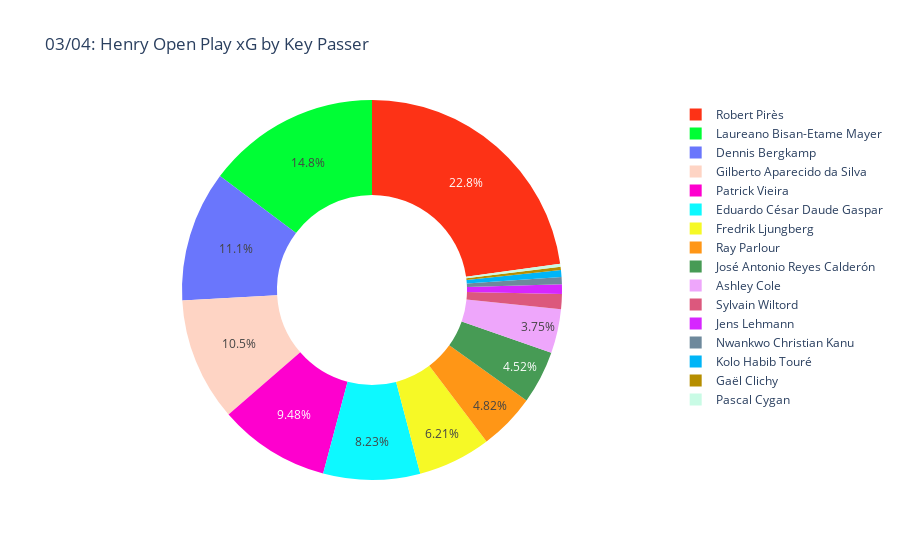

Notebook cell for this chart:
### Markdown cell above
## Key Passes Donut Chart

### Code cell
pd.options.mode.chained_assignment = None
#get the key pass ids for all henry shots from open play
th14_shots_df = arsenal_shots_df[(arsenal_shots_df.player == "Thierry Henry") & (arsenal_shots_df.shot_type == "Open Play")]
kp_list = th14_shots_df["shot_key_pass_id"].tolist()
th14_kp_df = arsenal_passes_df[arsenal_passes_df['id'].isin(kp_list)]
#rename "id" to "shot_key_pass_id" so it matches up with the shots df
th14_kp_df.rename(columns = {'id':'shot_key_pass_id', 'player':'Key Passer', 'location':'pass_start_location'}, inplace = True)
th14_kp_df = th14_kp_df[['shot_key_pass_id', 'Key Passer', 'pass_length', 'pass_angle', 'pass_start_location', 'pass_end_location', 'pass_cross', 'pass_cut_back', 'pass_switch', 'pass_technique']]
th14_shots_df = th14_shots_df[['shot_key_pass_id', 'player', 'location', 'shot_statsbomb_xg', 'shot_outcome', 'shot_technique']]
th14_kp_df.columns = ['shot_key_pass_id', 'weird', 'Key Passer', 'pass_length', 'pass_angle', 'pass_start_location', 'pass_end_location', 'pass_cross', 'pass_cut_back', 'pass_switch', 'pass_technique']
#append key passes to shots
th14_shots_kp_df = th14_kp_df.merge(th14_shots_df, how='inner')
th14_pivot_df = th14_shots_kp_df.pivot_table(index=['Key Passer'], values='shot_statsbomb_xg', aggfunc=np.sum)
th14_pivot_df.reset_index(inplace=True)
th14_pivot_df.sort_values(by='shot_statsbomb_xg', inplace=True, ascending=False)
#make donut chart showing how many 
fig = px.pie(th14_pivot_df, values='shot_statsbomb_xg', names='Key Passer', hole=0.5, color_discrete_sequence=px.colors.qualitative.Light24, title="03/04: Henry Open Play xG by Key Passer")
fig.update_traces(textposition='inside')
fig.update_layout(uniformtext_minsize=12, uniformtext_mode='hide')
fig.show()
#py.plot(fig, filename="allprog25", auto_open = True)

### Figure 1 — Plotly figure (JSON) as saved in the notebook; plotly's stock layout.template omitted (floating-point values rounded to 4 significant figures)
{"data": [{"domain": {"x": [0, 1], "y": [0, 1]}, "hole": 0.5, "hovertemplate": "Key Passer=%{label}<br>shot_statsbomb_xg=%{value}<extra></extra>", "labels": ["Robert Pirès ", "Laureano Bisan-Etame Mayer", "Dennis Bergkamp", "Gilberto Aparecido da Silva", "Patrick Vieira", "Eduardo César Daude Gaspar", "Fredrik Ljungberg", "Ray Parlour", "José Antonio Reyes Calderón", "Ashley Cole", "Sylvain Wiltord", "Jens Lehmann", "Nwankwo Christian Kanu", "Kolo Habib Touré", "Gaël Clichy", "Pascal Cygan"], "legendgroup": "", "name": "", "showlegend": true, "textposition": "inside", "type": "pie", "values": [2.74, 1.775, 1.336, 1.264, 1.14, 0.9894, 0.7468, 0.579, 0.544, 0.4507, 0.1527, 0.09917, 0.07238, 0.07066, 0.03365, 0.03028]}], "layout": {"legend": {"tracegroupgap": 0}, "piecolorway": ["#FD3216", "#00FE35", "#6A76FC", "#FED4C4", "#FE00CE", "#0DF9FF", "#F6F926", "#FF9616", "#479B55", "#EEA6FB", "#DC587D", "#D626FF", "#6E899C", "#00B5F7", "#B68E00", "#C9FBE5", "#FF0092", "#22FFA7", "#E3EE9E", "#86CE00", "#BC7196", "#7E7DCD", "#FC6955", "#E48F72"], "title": {"text": "03/04: Henry Open Play xG by Key Passer"}, "uniformtext": {"minsize": 12, "mode": "hide"}}}
